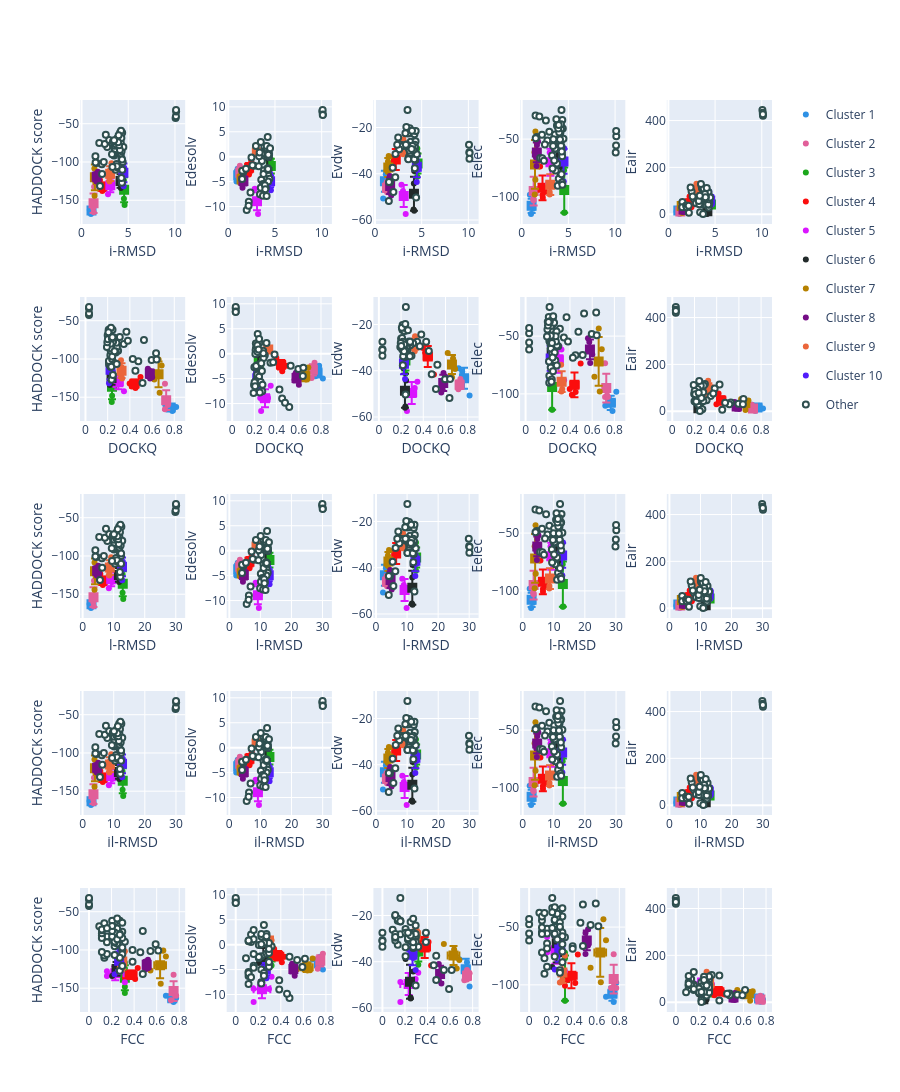

Write notebook code for a chart like this one.
### Markdown cell above
# Visualisation of HADDOCK score and their components

Below the cluster statistics table, you’ll find a series of plots displaying the HADDOCK score and its components against various metrics (i-RMSD, l-RMSD, FCC, DockQ), with clusters represented using color coding. The last rows show plots of cluster statistics, i.e. distributions of values per cluster, ordered by their HADDOCK score.

These plots are interactive. A menu will appear at the top right, just above the last plot in the first row, when you hover your mouse over it. This menu allows you to zoom in and out of the plots and toggle the visibility of clusters.

To view theses plots in the notebook execute the following cell.

__*Examine the plots (remember here that higher DockQ values and lower i-RMSD values correspond to better models)*__

### Code cell
#@title View the various statistics plots
import json
import re
from IPython.display import display
import pandas as pd

# Specify the path to your HTML file
html_file_path = PROJECT_DIR  / "run_prot-glyc" / "analysis" / "12_caprieval_analysis/report.html"

# Read the HTML file
with open(html_file_path, 'r') as f:
    html_content = f.read()

# Use a regular expression to find the script tag with id="data1" and extract its content
match_plot = re.search(r'<script id="data1" type="application/json">\s*(.*?)\s*</script>', html_content, re.DOTALL)

if match_plot:
    json_data_str_plot = match_plot.group(1)
    # Load the JSON data
    plot_data = json.loads(json_data_str_plot)

    # Set width and height to None to make the plot responsive
    if 'layout' in plot_data:
        plot_data['layout']['width'] = None
        #plot_data['layout']['height'] = None

    # Display the plot using iplot
    iplot(plot_data)
else:
    print("Could not find the script tag with id='data1' in the HTML file.")
